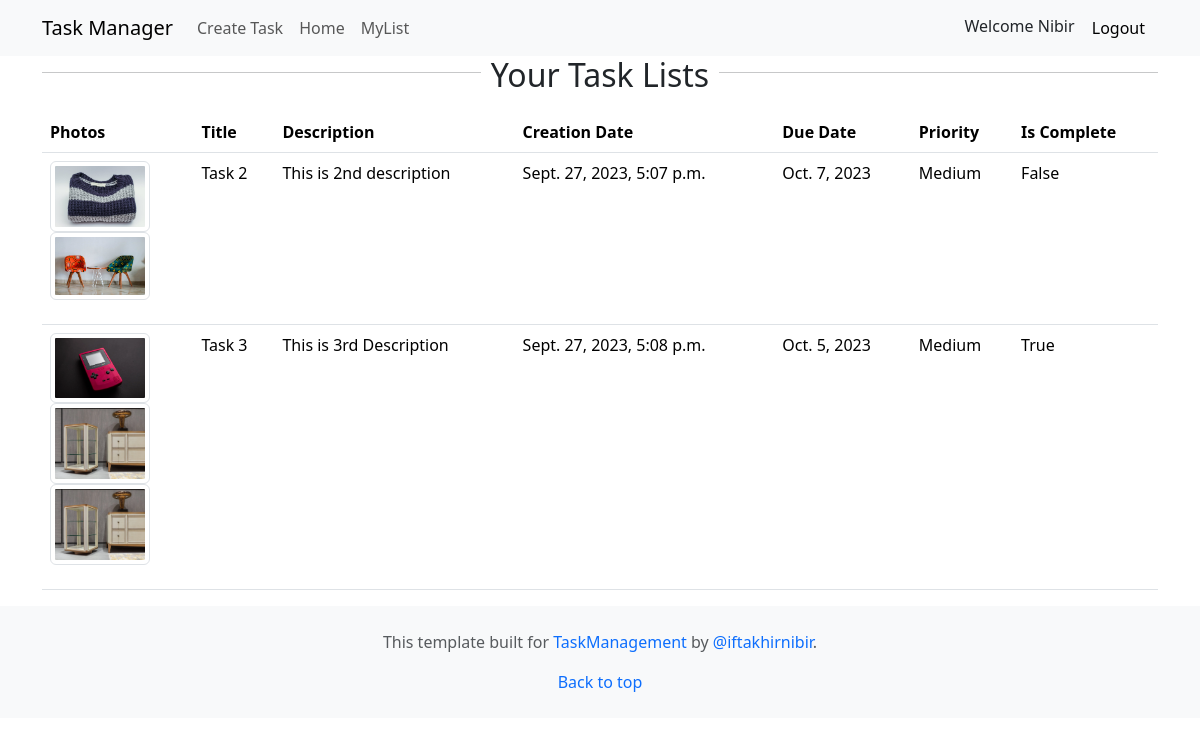
The page /mylist/ (signed in) on the database its author committed.
### tasks/models.py (models this page shows, shortened)
class TaskPhoto(models.Model):
    task = models.ForeignKey(Task, on_delete=models.CASCADE)
    photo = models.ImageField(upload_to='task_photos')

class Task(models.Model):
    PRIORITY_CHOICES = [
        ('Low', 'Low'),
        ('Medium', 'Medium'),
        ('High', 'High'),
    ]
    title = models.CharField(max_length=255)
    description = models.TextField()
    due_date = models.DateField()
    priority = models.CharField(max_length=10,choices=PRIORITY_CHOICES)
    completed = models.BooleanField(default=False)
    created_at = models.DateTimeField(auto_now_add=True)
    updated_at = models.DateTimeField(auto_now=True, null=True, blank=True)
    user = models.ForeignKey(User, on_delete=models.CASCADE)

### tasks/views.py (the view)
# urls.py: path('mylist/', views.mylist, name="mylist"),
def mylist(request):
    tasks = Task.objects.filter(user=request.user)
    return render(request, 'mylist.html', {'tasks': tasks})

### tasks/templates/mylist.html (shortened to what this page needs)
{% extends 'base.html' %}
{% block content %}
<div style="display: flex;">
    <hr style="flex-grow: 1;">
    <h2 style="text-align: center; margin: 0 10px; margin-bottom: 8px;">Your Task Lists</h2>
    <hr style="flex-grow: 1;">
</div>
<div class="table-responsive" style="margin-top: 10px;">
    <table class="table table-hover">
        <thead>
            <tr>
                <th>Photos</th>
                <th>Title</th>
                <th>Description</th>
                <th>Creation Date</th>
                <th>Due Date</th>
                <th>Priority</th>
                <th>Is Complete</th>
            </tr>
        </thead>
        <tbody>
            {% for task in tasks %}
            <tr>
                    <td>
                        <a href="{% url 'task_detail' task.id %}">
                        <ul class="list-unstyled">
                            {% for taskphoto in task.taskphoto_set.all %}
                            <li>
                                <img src="{{ taskphoto.photo.url }}" alt="Task Photo" class="img-thumbnail" width="100">
                            </li>
                            {% endfor %}
                        </ul>
                        </a>
                    </td>
                    <td>{{ task.title }}</td>
                    <td>{{ task.description }}</td>
                    <td>{{ task.created_at }}</td>
                    <td>{{ task.due_date }}</td>
                    <td>{{ task.priority }}</td>
                    <td>{{ task.completed }}</td>
            </tr>
            {% endfor %}
        </tbody>
    </table>
</div>
{% endblock %}

### tasks/templates/base.html (shortened to what this page needs)
<!doctype html>
 <html lang="en">
   <head>
     <link href="https://cdn.jsdelivr.net/npm/bootstrap@5.3.1/dist/css/bootstrap.min.css" rel="stylesheet">
   </head>
   <body>
    <nav class="navbar navbar-expand-lg navbar-light bg-light">
      <div class="container">
          <a class="navbar-brand" href="{% url 'home' %}">Task Manager</a>
          <div class="collapse navbar-collapse" id="navbarNav">
              <ul class="navbar-nav ml-auto">
                  <li class="nav-item">
                      <a class="nav-link" href="{% url 'task_creation' %}">Create Task</a>
                  </li>
                  <li class="nav-item">
                      <a class="nav-link" href="{% url 'home' %}">Home</a>
                  </li>
                  {% if user.is_authenticated %}
                  <li class="nav-item">
                      <a class="nav-link" href="{% url 'mylist' %}">MyList</a>
                  </li>
                  {% endif %}
              </ul>
          </div>
          <div class="nav-item">
              {% if request.user.is_authenticated %}
                    Welcome {{request.user.username}}
                      <a class="btn btn-light" href="{% url 'logout' %}"><sub></sub> Logout</a>
              {% else %}
              <a class="btn btn-light" href="{% url 'signup' %}">
                <sub><ion-icon name="person-add-outline" style="font-size: 15px;"></ion-icon></sub> Signup
            </a>
                  <a class="btn btn-light" href="{% url 'login' %}"><sub><ion-icon name="log-in-outline" style="font-size: 18px;"></ion-icon></sub> Login</a>
              {% endif %}
          </div>
      </div>
  </nav>
   <div class="container">
    {% block content %}
    {% endblock %}
    </div>
    <footer class="bg-body-tertiary text-center text-body-secondary py-4">
      <div class="container">
          <p>This template built for <a style="text-decoration: none;" href="#">TaskManagement</a> by <a style="text-decoration: none;" href="#">@iftakhirnibir</a>.</p>
          <p class="mb-0">
              <a style="text-decoration: none;" href="#top">Back to top</a>
          </p>
      </div>
    </footer>
   </body>
 </html>

### rows shown on the page
Task: title "Task 2", description "This is 2nd description", created_at "Sept. 27, 2023, 5:07 p.m.", due_date "Oct. 7, 2023", priority "Medium", completed "False"
TaskPhoto: photo (picture)
TaskPhoto: photo (picture)
Task: title "Task 3", description "This is 3rd Description", created_at "Sept. 27, 2023, 5:08 p.m.", due_date "Oct. 5, 2023", priority "Medium", completed "True"
TaskPhoto: photo (picture)
TaskPhoto: photo (picture)
TaskPhoto: photo (picture)

### other values the page prints
{{ request.user.username }} "Nibir"
